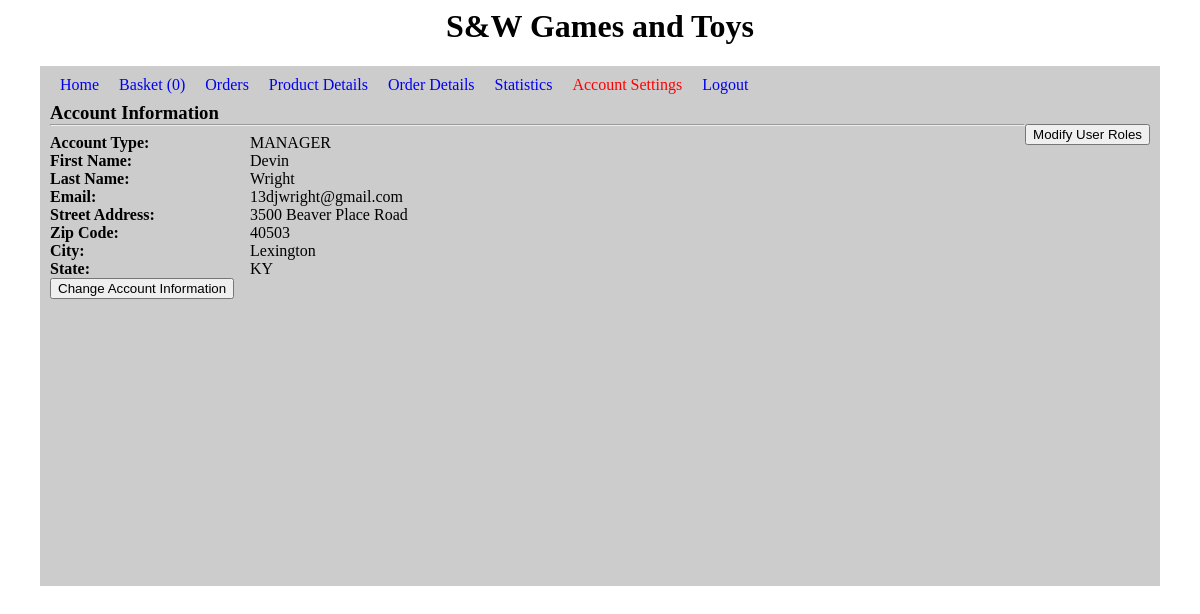
Screenshot of /account.php (signed in) with the database file from the repository.
### tables this page shows
CREATE TABLE IF NOT EXISTS users405(
role VARCHAR(20) DEFAULT "CUSTOMER",
firstName VARCHAR(30) NOT NULL,
lastName VARCHAR(30) NOT NULL,
password VARCHAR(30) NOT NULL,
email VARCHAR(40) NOT NULL PRIMARY KEY,
address VARCHAR(100) NOT NULL,
city VARCHAR(30) NOT NULL,
zipCode INTEGER(5) NOT NULL,
state VARCHAR(2) NOT NULL,
dateCreated TIMESTAMP DEFAULT CURRENT_TIMESTAMP
);

### account.php (the view, shortened to what this page needs)
<html>
	<head>
		<link rel="stylesheet" type="text/css" href="./stylesheet.css">
	</head>
	<body>
		<?php
			$liEmail = $liName = $liRole = "";
			if(!isset($_SESSION['email']) || empty($_SESSION['email'])) {
			}
			else {
				$liEmail = $_SESSION['email'];
				$liRole = $_SESSION['role'];
				include_once('./config.php');
				$stmt = $conn->prepare("select count(*) from orderDetails405 D where D.orderID=(select max(id) from orders405 O where O.userEmail=?)");
				$stmt->bind_param("s", $liEmail);
				$stmt->execute();
				$stmt->bind_result($items_in_basket);
			}
		?>
		<h1 id="header">S&W Games and Toys</h1>
		<div id="main">
			<div id="links">
				<?php
					if($liEmail){
						echo "<a href='../project/'>Home</a>";
						echo "<a href='./basket.php'>Basket ({$items_in_basket})</a>";
						echo "<a href='./previous_orders.php'>Orders</a>";
						if($liRole == "STAFF" || $liRole == "MANAGER") {
							echo "<a href='./products.php'>Product Details</a>";
							echo "<a href='./orders.php'>Order Details</a>";
						}
						if($liRole == "MANAGER") {
							echo "<a href='./statistics.php'>Statistics</a>";
						}
						echo "<a href='./account.php' class='active'>Account Settings</a>";
						echo "<a href='./logout.php'>Logout</a>";
					}
					else {
						echo "<a href='./registration.php'>New User Register</a>";
						echo "<a href='./login.php'>Login</a>";
					}
				?>
			</div>
				<?php
					echo "<div id='inline'>";
					echo "<h3>Account Information</h3>";
					if($liRole == "MANAGER") {
						echo "<a href='./users.php'><button>Modify User Roles</button></a>";
					}
					echo "</div>";
					echo "<hr>";
					$stmt = $conn->prepare("select role, firstName, lastName, password, email, address, city, zipCode, state from users405 where email=?");
					$stmt->bind_param("s", $liEmail);
					$stmt->execute();
					$stmt->bind_result($role, $fname, $lname, $pw, $email, $addr, $city, $zip, $state);
					if($_SERVER["REQUEST_METHOD"] == "POST") {
						if(!empty($_POST["changeAcc"])) {
							echo "<form method='post' action='./account.php'>";
							echo "<div id='account_info_title'>Account Type:</div> <div id='account_info_field'>
								$role
								</div><br class='clear'>";
							echo "<div id='account_info_title'>First Name:</div> <div id='account_info_field'>
								<input type='text' name='fname' value='{$fname}'>
								</div><br class='clear'>";
							echo "<div id='account_info_title'>Last Name:</div>  <div id='account_info_field'>
								<input type='text' name='lname' value='{$lname}'>
								</div><br class='clear'>";
							echo "<div id='account_info_title'>Email:</div>  <div id='account_info_field'>{$email}</div><br class='clear'>";
							echo "<div id='account_info_title'>Street Address:</div>  <div id='account_info_field'>
								<input type='text' name='address' value='{$addr}'>
								</div><br class='clear'>";
							echo "<div id='account_info_title'>Zip Code:</div>  <div id='account_info_field'>
								<input type='text' name='zip_code' value='{$zip}'>
								</div><br class='clear'>";
							echo "<div id='account_info_title'>City:</div>  <div id='account_info_field'>
								<input type='text' name='city' value='{$city}'>
								</div><br class='clear'>";
							echo "<div id='account_info_title'>State:</div>  <div id='account_info_field'>
								<input type='text' name='state' value='{$state}'>
								</div><br class='clear'>";
							echo "<input type='submit' value='Confirm Changes' name='confirmAcc' onClick='./account.php'>";
							echo "</form>";
							echo "<form method='post' action='./account.php'>";
							echo "<div id='account_info_title'>Old Password:</div> <div id='account_info_field'><input type='password' name='oldpassword'></div>
							<br class='clear'>";
							echo "<div id='account_info_title'>New Password:</div> <div id='account_info_field'><input type='password' name='newpassword'></div>
							<br class='clear'>";
							echo "<div id='account_info_title'>Re-enter:</div> <div id='account_info_field'><input type='password' name='repassword'></div>
							<br class='clear'>";
							echo "<input type='submit' value='Change Password?' name='PassChange' onClick='./account.php'>";
							echo "</form>";
						}
						else if(!empty($_POST["confirmAcc"])){
							echo "<span id='confirm'>Changes made to your account information.</span>";
							$fname = $_POST['fname'];
							$lname = $_POST['lname'];
							$email = $_POST['email'];
							$addr = $_POST['address'];
							$zip = $_POST['zip_code'];
							$city = $_POST['city'];
							$state = $_POST['state'];
							$uppstmt = $conn->prepare("UPDATE users405 SET firstName=?, lastName=?, email=?, address=?, city=?, zipCode=?, state=? WHERE email=?");
							$uppstmt->bind_param("sssssiss", $fname, $lname, $email, $addr, $city, $zip, $state, $liEmail);
							$uppstmt->execute();
							$uppstmt->close();
							echo "<div id='account_info_title'>Account Type:</div> <div id='account_info_field'>$role</div><br class='clear'>";
							echo "<div id='account_info_title'>First Name:</div> <div id='account_info_field'>$fname</div><br class='clear'>";
							echo "<div id='account_info_title'>Last Name:</div> <div id='account_info_field'>$lname</div><br class='clear'>";
							echo "<div id='account_info_title'>Email:</div> <div id='account_info_field'>$email</div><br class='clear'>";
							echo "<div id='account_info_title'>Street Address:</div> <div id='account_info_field'>$addr</div><br class='clear'>";
							echo "<div id='account_info_title'>Zip Code:</div> <div id='account_info_field'>$zip</div><br class='clear'>";
							echo "<div id='account_info_title'>City:</div> <div id='account_info_field'>$city</div><br class='clear'>";
							echo "<div id='account_info_title'>State:</div> <div id='account_info_field'>$state</div><br class='clear'>";
							echo "<form method='post' action='./account.php'>";
							echo "<input type='submit' value='Change Account Information' name='changeAcc' onClick='./account.php'>";
							echo "</form>";
						}
						else if(!empty($_POST["PassChange"])){
							$oldPass = $_POST['oldpassword'];
							$newpass = $_POST['newpassword'];
							$newpassCheck = $_POST['repassword'];
							if($newpass == "" || $newpass == " "){
								$newpass = "wrongPass";
							}
							if($newpassCheck == "" || $newpassCheck == " "){
								$newpassCheck = "wrongPass2";
							}
							if($oldPass == "" || $oldPass == " "){
								$oldPass == "wrongPass";
							}
							$stmt = $conn->prepare("select password from users405 WHERE email=?");
							$stmt->bind_param("s", $liEmail);
							$stmt->execute();
							$stmt->bind_result($currpass);
							$stmt->fetch();
							$stmt->close();
							if($newpass != $newpassCheck){
								echo "<span id='confirm'>New password did not match re-entry of the new password.</span>";
								echo "<form method='post' action='./account.php'>";
								echo "<input type='submit' value='Change Account Information' name='changeAcc' onClick='./account.php'>";
								echo "</form>";
							}
							else if($oldPass != $currpass){
								echo "<span id='confirm'>Incorrect entry for current password.</span>";
								echo "<form method='post' action='./account.php'>";
								echo "<input type='submit' value='Change Account Information' name='changeAcc' onClick='./account.php'>";
								echo "</form>";
							}
							else if($newpass == $newpassCheck && $oldPass == $currpass){
								echo "<span id='confirm'>Password has been changed.</span>";
								$uppstmt = $conn->prepare("UPDATE users405 SET password=? WHERE email=?");
								$uppstmt->bind_param("ss", $newpass, $liEmail);
								$uppstmt->execute();
								$uppstmt->close();
								echo "<div id='account_info_title'>Account Type:</div> <div id='account_info_field'>$role</div><br class='clear'>";
								echo "<div id='account_info_title'>First Name:</div> <div id='account_info_field'>$fname</div><br class='clear'>";
								echo "<div id='account_info_title'>Last Name:</div> <div id='account_info_field'>$lname</div><br class='clear'>";
								echo "<div id='account_info_title'>Email:</div> <div id='account_info_field'>$email</div><br class='clear'>";
								echo "<div id='account_info_title'>Street Address:</div> <div id='account_info_field'>$addr</div><br class='clear'>";
								echo "<div id='account_info_title'>Zip Code:</div> <div id='account_info_field'>$zip</div><br class='clear'>";
								echo "<div id='account_info_title'>City:</div> <div id='account_info_field'>$city</div><br class='clear'>";
								echo "<div id='account_info_title'>State:</div> <div id='account_info_field'>$state</div><br class='clear'>";
								echo "<form method='post' action='./account.php'>";
								echo "<input type='submit' value='Change Account Information' name='changeAcc' onClick='./account.php'>";
								echo "</form>";
							}
						}
					}
					else{
						echo "<div id='account_info_title'>Account Type:</div> <div id='account_info_field'>$role</div><br class='clear'>";
						echo "<div id='account_info_title'>First Name:</div> <div id='account_info_field'>$fname</div><br class='clear'>";
						echo "<div id='account_info_title'>Last Name:</div> <div id='account_info_field'>$lname</div><br class='clear'>";
						echo "<div id='account_info_title'>Email:</div> <div id='account_info_field'>$email</div><br class='clear'>";
						echo "<div id='account_info_title'>Street Address:</div> <div id='account_info_field'>$addr</div><br class='clear'>";
						echo "<div id='account_info_title'>Zip Code:</div> <div id='account_info_field'>$zip</div><br class='clear'>";
						echo "<div id='account_info_title'>City:</div> <div id='account_info_field'>$city</div><br class='clear'>";
						echo "<div id='account_info_title'>State:</div> <div id='account_info_field'>$state</div><br class='clear'>";
						echo "<form method='post' action='./account.php'>";
						echo "<input type='submit' value='Change Account Information' name='changeAcc' onClick='./account.php'>";
						echo "</form>";
					}
				?>
				<br />
		</div>
	</body>
</html>

### stylesheet.css (style rules this page uses)
#inline { position: relative; margin-top: 30px; }
#inline h3 { margin: 0px 0px; position: absolute; bottom: 0; left: 0; }
#inline button { float: right; }
a.active { color: red; }
#main { margin: 0 auto; min-width: 1100px; width: 1100px; background-color: #ccc; padding: 10px; min-height: 500px; }
#header { text-align: center; }
#links a, #links p { margin: 0px 10px; text-decoration: none; }
#links { display: flex; }
#account_info_title { font-weight: bold; width: 200px; float: left; }
#account_info_field { float: left; width: 200px; text-align: left; }

### rows the page displays
users405: role "MANAGER", firstName "Devin", lastName "Wright", email "13djwright@gmail.com", address "3500 Beaver Place Road", zipCode "40503", city "Lexington", state "KY"

### other values shown
$items_in_basket "0"
